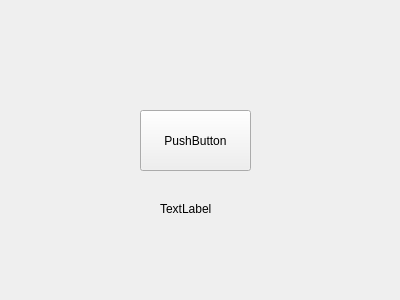
<?xml version="1.0" encoding="UTF-8"?>
<ui version="4.0">
 <class>ExampleWidget</class>
 <widget class="QWidget" name="ExampleWidget">
  <property name="geometry">
   <rect>
    <x>0</x>
    <y>0</y>
    <width>400</width>
    <height>300</height>
   </rect>
  </property>
  <property name="windowTitle">
   <string>Form</string>
  </property>
  <widget class="QPushButton" name="example_push_button">
   <property name="geometry">
    <rect>
     <x>140</x>
     <y>110</y>
     <width>111</width>
     <height>61</height>
    </rect>
   </property>
   <property name="text">
    <string>PushButton</string>
   </property>
  </widget>
  <widget class="QLabel" name="example_label">
   <property name="geometry">
    <rect>
     <x>160</x>
     <y>200</y>
     <width>67</width>
     <height>17</height>
    </rect>
   </property>
   <property name="text">
    <string>TextLabel</string>
   </property>
  </widget>
 </widget>
 <resources/>
 <connections/>
</ui>
